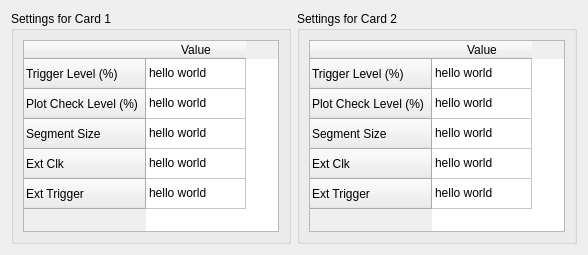
      <widget class="QWidget" name="tab_2">
       <attribute name="title">
        <string>Settings</string>
       </attribute>
       <layout class="QHBoxLayout" name="horizontalLayout_15">
        <item>
         <widget class="QGroupBox" name="groupBox_8">
          <property name="title">
           <string>Settings for Card 1</string>
          </property>
          <layout class="QGridLayout" name="gridLayout_4">
           <item row="0" column="0">
            <widget class="QTableWidget" name="tableWidget">
             <row>
              <property name="text">
               <string>Trigger Level (%)</string>
              </property>
             </row>
             <row>
              <property name="text">
               <string>Plot Check Level (%)</string>
              </property>
             </row>
             <row>
              <property name="text">
               <string>Segment Size</string>
              </property>
             </row>
             <row>
              <property name="text">
               <string>Ext Clk</string>
              </property>
             </row>
             <row>
              <property name="text">
               <string>Ext Trigger</string>
              </property>
             </row>
             <column>
              <property name="text">
               <string>Value</string>
              </property>
             </column>
             <item row="0" column="0">
              <property name="text">
               <string>hello world</string>
              </property>
             </item>
             <item row="1" column="0">
              <property name="text">
               <string>hello world</string>
              </property>
             </item>
             <item row="2" column="0">
              <property name="text">
               <string>hello world</string>
              </property>
             </item>
             <item row="3" column="0">
              <property name="text">
               <string>hello world</string>
              </property>
             </item>
             <item row="4" column="0">
              <property name="text">
               <string>hello world</string>
              </property>
             </item>
            </widget>
           </item>
          </layout>
         </widget>
        </item>
        <item>
         <widget class="QGroupBox" name="groupBox_9">
          <property name="title">
           <string>Settings for Card 2</string>
          </property>
          <layout class="QGridLayout" name="gridLayout_5">
           <item row="0" column="0">
            <widget class="QTableWidget" name="tableWidget_2">
             <row>
              <property name="text">
               <string>Trigger Level (%)</string>
              </property>
             </row>
             <row>
              <property name="text">
               <string>Plot Check Level (%)</string>
              </property>
             </row>
             <row>
              <property name="text">
               <string>Segment Size</string>
              </property>
             </row>
             <row>
              <property name="text">
               <string>Ext Clk</string>
              </property>
             </row>
             <row>
              <property name="text">
               <string>Ext Trigger</string>
              </property>
             </row>
             <column>
              <property name="text">
               <string>Value</string>
              </property>
             </column>
             <item row="0" column="0">
              <property name="text">
               <string>hello world</string>
              </property>
             </item>
             <item row="1" column="0">
              <property name="text">
               <string>hello world</string>
              </property>
             </item>
             <item row="2" column="0">
              <property name="text">
               <string>hello world</string>
              </property>
             </item>
             <item row="3" column="0">
              <property name="text">
               <string>hello world</string>
              </property>
             </item>
             <item row="4" column="0">
              <property name="text">
               <string>hello world</string>
              </property>
             </item>
            </widget>
           </item>
          </layout>
         </widget>
        </item>
       </layout>
      </widget>
